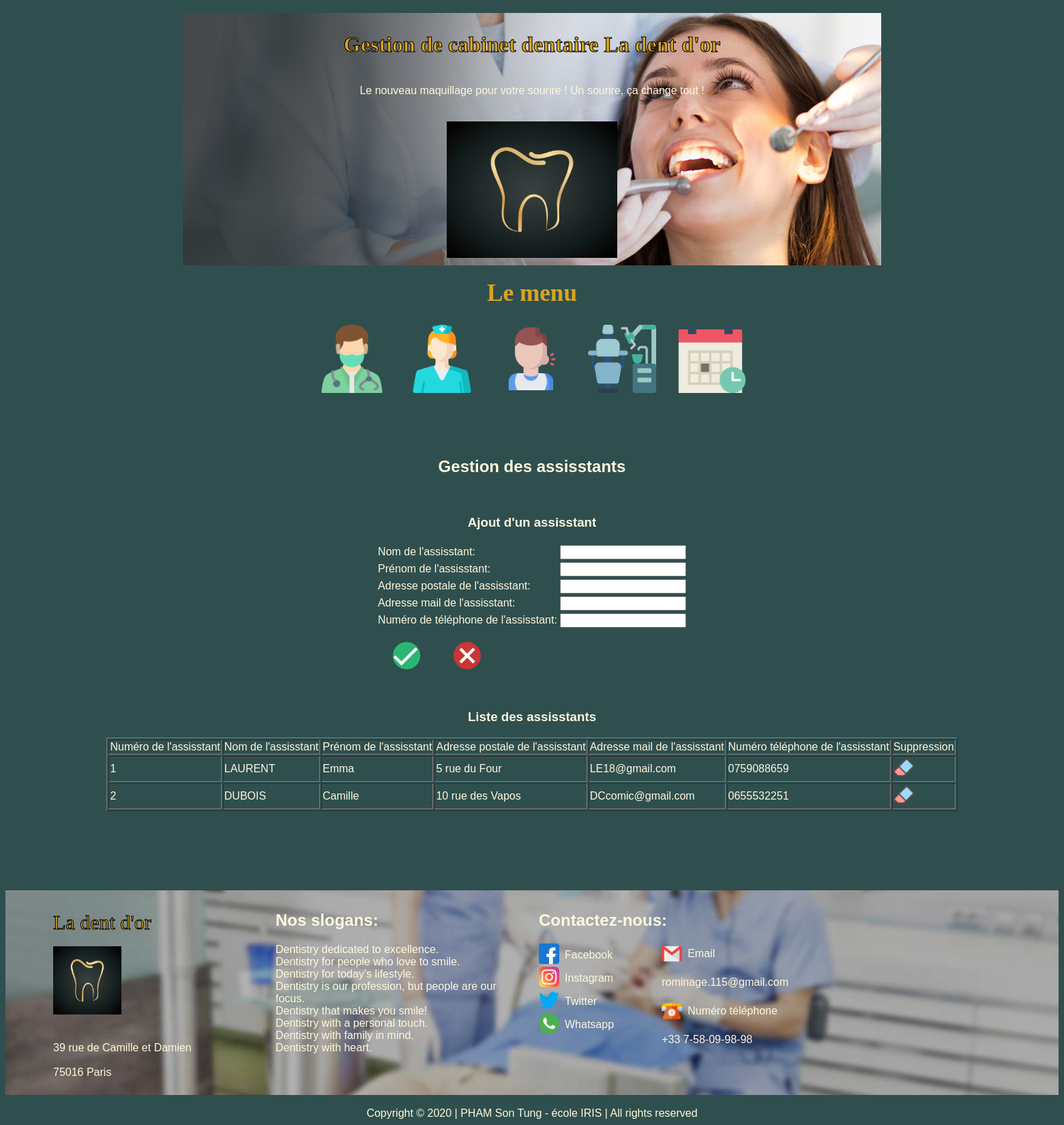
The app's page /index.php?page=2 with its own data.
### tables this page shows
create table asisstant
		(numA int(3) not null auto_increment,
			nomA varchar(50),
			prenomA varchar(50),
			adresse varchar(70),
			email varchar(70),
			tel varchar(10),
		primary key(numA)
		);

### fonction.php (called while the page is built, shortened)
<?php
	function connextion()
	{
		$con = mysqli_connect("localhost", "root", "", "dentaire");
		return $con;
	}
	function selectAllAsisstant()
	{
		$con = connextion();
		if($con != null)
		{
			$requette ="select * from asisstant;";
			$resultats = mysqli_query ($con, $requette);
			return $resultats;
		}
	}

### asisstant.php (the view, shortened to what this page needs)
<br/><br/><br/><br/>
<h2> Gestion des assisstants </h2>
<br>
<h3>Ajout d'un assisstant</h3>
<form method="post" action ="">
<table border =0>
<tr><td>Nom de l'assisstant:</td>
	<td><input type="text" name="nomA"></td>
</tr>
<tr><td>Prénom de l'assisstant:</td>
	<td><input type="text" name="prenomA"></td>
</tr>
<tr><td>Adresse postale de l'assisstant:</td>
	<td><input type="text" name="adresse"></td>
</tr>
<tr><td>Adresse mail de l'assisstant:</td>
	<td><input type="email" name="email"></td>
</tr>
<tr><td>Numéro de téléphone de l'assisstant:</td>
	<td><input type="tel" name="tel"></td>
</tr>
<tr><td>
	<div class="dropdown">
  		<button type="submit" name="Valider" value="Valider" style="border: 0; background: transparent">
  				<img src="images/valider.png" width="40" height="40" alt="submit" />
   			 </button>
	</div>
	<div class="dropdown">
  		<button type="reset" name="annuler" value="annuler" style="border: 0; background: transparent">
  				<img src="images/annuler.png" width="40" height="40" alt="reset" />
   			 </button>
	</div>
</td></tr>
</table>
</form>
<br/>
<h3>Liste des assisstants</h3>
<table border=1>
<tr><td>Numéro de l'assisstant</td>
	<td>Nom de l'assisstant</td>
	<td>Prénom de l'assisstant</td>
	<td>Adresse postale de l'assisstant</td>
	<td>Adresse mail de l'assisstant</td>
	<td>Numéro téléphone de l'assisstant</td>
	<td>Suppression</td>
</tr>
	<?php
		$lesAsisstants = selectAllAsisstant();
		foreach ($lesAsisstants as $unAsisstant)
		{
			echo "<tr>  <td>".$unAsisstant['numA']." </td>
						<td>".$unAsisstant['nomA']." </td>
						<td>".$unAsisstant['prenomA']." </td>
						<td>".$unAsisstant['adresse']." </td>
						<td>".$unAsisstant['email']." </td>
						<td>".$unAsisstant['tel']." </td>
						<td> <a href='index.php?page=2&numA=".$unAsisstant['numA']."'>
							<img src = 'images/suprimer.png' width='30' height='30'>
							</a> </td>
				</tr>";
		}
	?>
</table>

### index.php (style rules this page uses)
html { scroll-behavior: smooth; }
html, body { height: auto }
body { background: #2F4F4F; color :#FFF8DC; font-family: arial; }
.dropdown { position: relative; display: inline-block; margin: 1rem; }
* { box-sizing: border-box; }

### records on screen
asisstant: numA "1", nomA "LAURENT", prenomA "Emma", adresse "5 rue du Four", email "LE18@gmail.com", tel "0759088659"
asisstant: numA "2", nomA "DUBOIS", prenomA "Camille", adresse "10 rue des Vapos", email "DCcomic@gmail.com", tel "0655532251"
